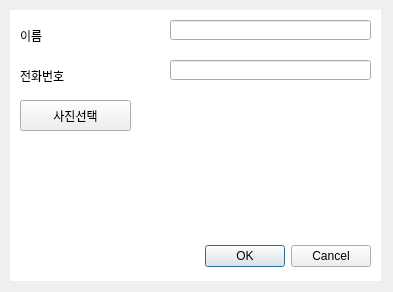
<?xml version="1.0" encoding="UTF-8"?>
<ui version="4.0">
 <class>Dialog</class>
 <widget class="QDialog" name="Dialog">
  <property name="geometry">
   <rect>
    <x>0</x>
    <y>0</y>
    <width>393</width>
    <height>292</height>
   </rect>
  </property>
  <property name="windowTitle">
   <string>Dialog</string>
  </property>
  <widget class="QDialogButtonBox" name="buttonBox">
   <property name="geometry">
    <rect>
     <x>30</x>
     <y>240</y>
     <width>341</width>
     <height>32</height>
    </rect>
   </property>
   <property name="orientation">
    <enum>Qt::Horizontal</enum>
   </property>
   <property name="standardButtons">
    <set>QDialogButtonBox::Cancel|QDialogButtonBox::Ok</set>
   </property>
  </widget>
  <widget class="QLabel" name="name_label">
   <property name="geometry">
    <rect>
     <x>20</x>
     <y>20</y>
     <width>121</width>
     <height>31</height>
    </rect>
   </property>
   <property name="text">
    <string>이름</string>
   </property>
  </widget>
  <widget class="QLineEdit" name="name_edit">
   <property name="geometry">
    <rect>
     <x>170</x>
     <y>20</y>
     <width>201</width>
     <height>20</height>
    </rect>
   </property>
  </widget>
  <widget class="QLabel" name="phone_label">
   <property name="geometry">
    <rect>
     <x>20</x>
     <y>60</y>
     <width>121</width>
     <height>31</height>
    </rect>
   </property>
   <property name="text">
    <string>전화번호</string>
   </property>
  </widget>
  <widget class="QLineEdit" name="phone_edit">
   <property name="geometry">
    <rect>
     <x>170</x>
     <y>60</y>
     <width>201</width>
     <height>20</height>
    </rect>
   </property>
  </widget>
  <widget class="QLabel" name="photo_label">
   <property name="geometry">
    <rect>
     <x>220</x>
     <y>100</y>
     <width>161</width>
     <height>131</height>
    </rect>
   </property>
   <property name="text">
    <string/>
   </property>
  </widget>
  <widget class="QPushButton" name="photo_button">
   <property name="geometry">
    <rect>
     <x>20</x>
     <y>100</y>
     <width>111</width>
     <height>31</height>
    </rect>
   </property>
   <property name="text">
    <string>사진선택</string>
   </property>
  </widget>
  <widget class="QLabel" name="label">
   <property name="geometry">
    <rect>
     <x>10</x>
     <y>10</y>
     <width>371</width>
     <height>271</height>
    </rect>
   </property>
   <property name="styleSheet">
    <string notr="true">background-color: rgb(255, 255, 255);</string>
   </property>
   <property name="text">
    <string/>
   </property>
  </widget>
  <zorder>label</zorder>
  <zorder>buttonBox</zorder>
  <zorder>name_label</zorder>
  <zorder>name_edit</zorder>
  <zorder>phone_label</zorder>
  <zorder>phone_edit</zorder>
  <zorder>photo_label</zorder>
  <zorder>photo_button</zorder>
 </widget>
 <resources/>
 <connections>
  <connection>
   <sender>buttonBox</sender>
   <signal>accepted()</signal>
   <receiver>Dialog</receiver>
   <slot>accept()</slot>
   <hints>
    <hint type="sourcelabel">
     <x>248</x>
     <y>254</y>
    </hint>
    <hint type="destinationlabel">
     <x>157</x>
     <y>274</y>
    </hint>
   </hints>
  </connection>
  <connection>
   <sender>buttonBox</sender>
   <signal>rejected()</signal>
   <receiver>Dialog</receiver>
   <slot>reject()</slot>
   <hints>
    <hint type="sourcelabel">
     <x>316</x>
     <y>260</y>
    </hint>
    <hint type="destinationlabel">
     <x>286</x>
     <y>274</y>
    </hint>
   </hints>
  </connection>
 </connections>
</ui>
